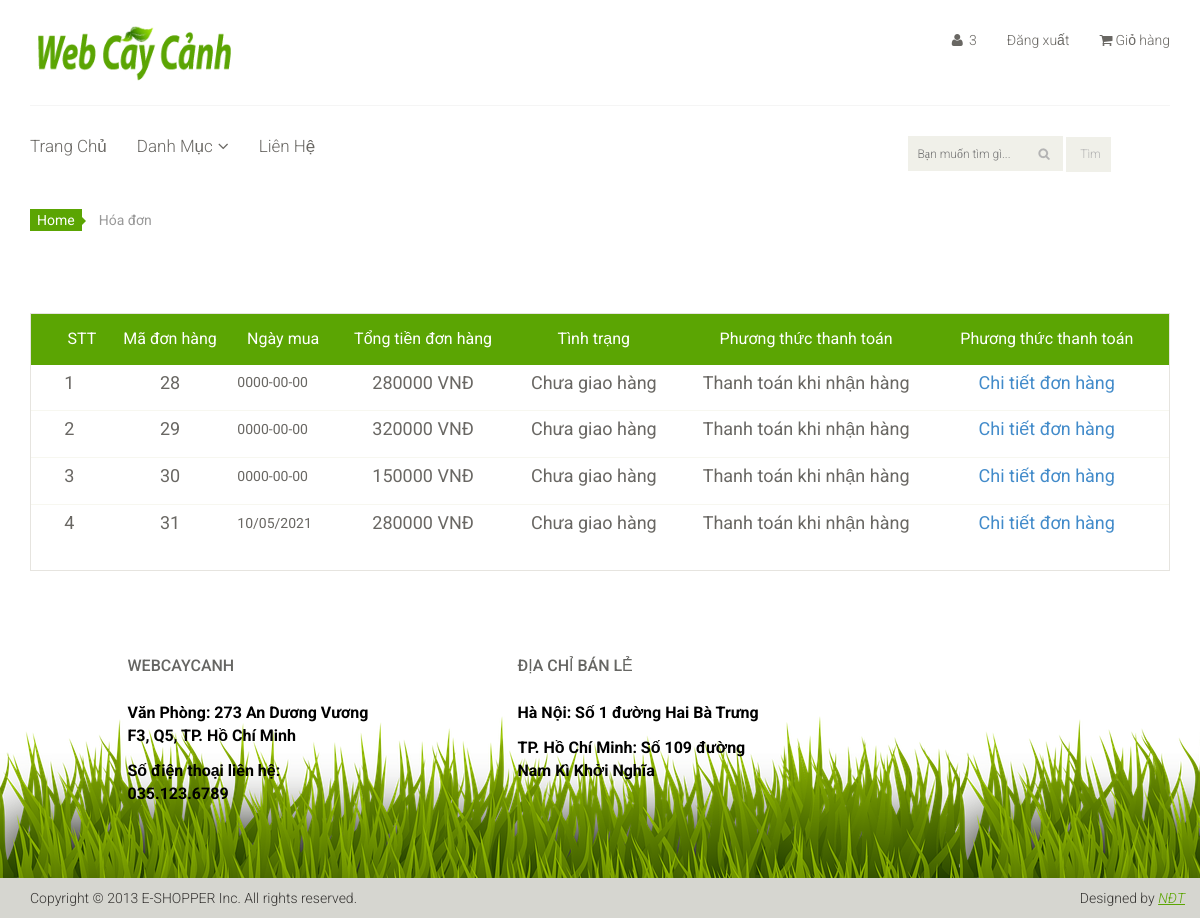
The app's page /index.php?DH (signed in) with its own data.
### tables this page shows
CREATE TABLE `donhang` (
  `madonhang` int(50) NOT NULL,
  `makhachhang` int(50) NOT NULL,
  `manhanvien` char(50) NOT NULL,
  `ngaymua` text NOT NULL,
  `tongtiendonhang` int(11) NOT NULL,
  `tinhtrang` varchar(50) NOT NULL,
  `phuongthucthanhtoan` varchar(50) NOT NULL
);

### invoice.php (the view, shortened to what this page needs)
<section id="cart_items">
		<div class="container">
			<div class="breadcrumbs">
				<ol class="breadcrumb">
				  <li><a href="./index.php">Home</a></li>
				  <li class="active">Hóa đơn</li>
				</ol>
			</div>
			<div class="table-responsive cart_info">
				<table class="table table-condensed">
					<thead>
						<tr class="cart_menu">
							<td class="image"><center>STT</center></td>
							<td class="description"><center>Mã đơn hàng</center></td>
							<td class="price"><center>Ngày mua</center></td>
							<td class="quantity"><center>Tổng tiền đơn hàng</center></td>
							<td class="total"><center>Tình trạng</center></td>
							<td class="price"><center>Phương thức thanh toán</center></td>
							<td class="price"><center>Phương thức thanh toán</center></td>
							<td></td>
						</tr>
					</thead>
					<tbody>
					<?php
					$makh=$_SESSION['makhachhang'];
					$sql="select * from donhang where makhachhang='$makh' ";
					$result=mysqli_query($conn,$sql);
					if($result!=null){
					$stt=0;
					while($row=mysqli_fetch_array($result)){
						$stt++;
					echo "<center>
						<tr>
							<td class='cart_price'>
								<center><p>".$stt."</p></center>
							</td>
							<td class='cart_price'>
							<center><p>	".$row['madonhang']."</p></center>
							</td>
							<td class='cart_description'>
								<p>".$row['ngaymua']."</p></center>
							</td>
							<td class='cart_price'>
							<center><p>".$row['tongtiendonhang']." VNĐ</p></center>
							</td>
							<td class='cart_price'>
							<center><p>".$row['tinhtrang']."</p></center>
							</td>
							<td class='cart_price'>
							<center><p>".$row['phuongthucthanhtoan']."</p></center>
							</td>
							<td class='cart_price'>
							<center><p><a href='index.php?invoice-deltai=".$row['madonhang']."'>Chi tiết đơn hàng</a></p></center>
							</td>
						</tr>
						</center>
					";}}
				?>
					</tbody>
				</table>
			</div>
		</div>
	</section>

### css/main.css (style rules this page uses)
body { font-family: 'Roboto', sans-serif; position: relative; font-weight: 400px; }
a { -webkit-transition: 300ms; -moz-transition: 300ms; -o-transition: 300ms; transition: 300ms; }
.breadcrumbs { position: relative; }
.breadcrumbs .breadcrumb { background: transparent; margin-bottom: 75px; padding-left: 0; }
.breadcrumbs .breadcrumb li a { background: #5ba503; color: #FFFFFF; padding: 3px 7px; }
.breadcrumbs .breadcrumb li a:after { content: ""; height: auto; width: auto; border-width: 8px; border-style: solid; border-color: transparent transparent transparent #5ba503; position: absolute; top: 11px; left: 48px; }
.breadcrumbs .breadcrumb>li+li:before { content: " "; }
#cart_items .cart_info { border: 1px solid #E6E4DF; margin-bottom: 50px }
#cart_items .cart_info .cart_menu { background: #5ba503; color: #fff; font-size: 16px; font-family: 'Roboto', sans-serif; font-weight: normal; }
#cart_items .cart_info .table.table-condensed thead tr { height: 51px; }
#cart_items .cart_info .table.table-condensed tr { border-bottom: 1px solid#F7F7F0 }
#cart_items .cart_info .table.table-condensed tr:last-child { border-bottom: 0 }
.cart_info table tr td { border-top: 0 none; vertical-align: inherit; }
#cart_items .cart_info .image { padding-left: 30px; }
#cart_items .cart_info .cart_description p { color: #696763 }
#cart_items .cart_info .cart_price p { color: #696763; font-size: 18px }

### records on screen
donhang: madonhang "28", ngaymua "0000-00-00", tongtiendonhang "280000", tinhtrang "Chưa giao hàng", phuongthucthanhtoan "Thanh toán khi nhận hàng"
donhang: madonhang "29", ngaymua "0000-00-00", tongtiendonhang "320000", tinhtrang "Chưa giao hàng", phuongthucthanhtoan "Thanh toán khi nhận hàng"
donhang: madonhang "30", ngaymua "0000-00-00", tongtiendonhang "150000", tinhtrang "Chưa giao hàng", phuongthucthanhtoan "Thanh toán khi nhận hàng"
donhang: madonhang "31", ngaymua "10/05/2021", tongtiendonhang "280000", tinhtrang "Chưa giao hàng", phuongthucthanhtoan "Thanh toán khi nhận hàng"

### other values on screen
$_SESSION['username'] "3"
